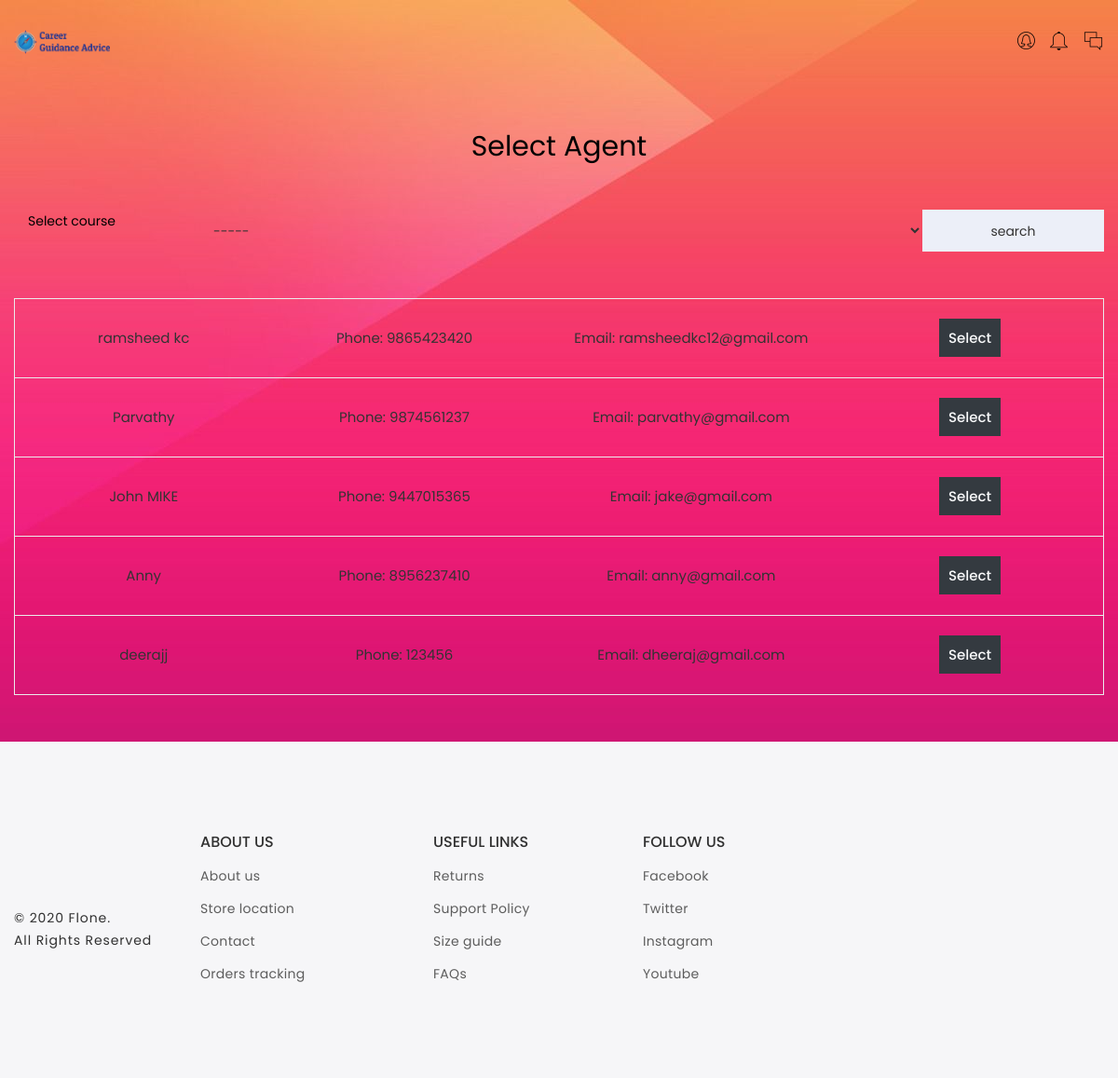
Screenshot of /counsellor-agent/select/agent/10/ (signed in) with the database file from the repository.
### accounts/models.py (models this page shows, shortened)
class AgencyDetail(models.Model):
    user = models.OneToOneField(UserAccounts, on_delete=models.CASCADE)
    name = models.CharField(max_length=255)
    phone = models.CharField(max_length=15)
    description = models.TextField(null=True, blank=True)
    courses = models.ManyToManyField(CourseModel)

class UserAccounts(AbstractUser):
    is_student = models.BooleanField(default=False, null=False)
    is_counsellor = models.BooleanField(default=False, null=False)
    is_agent = models.BooleanField(default=False, null=False)
    first_name = None
    last_name = None
    def get_role(self):
        if self.is_student:
            return "student"
        elif self.is_counsellor:
            return "counsellor"
        elif self.is_agent:
            return "agent"
        else:
            return "admin"

### counsellor_agent/views.py (the view)
# urls.py: path('select/agent/<int:score>/', views.select_agent, name = 'select_agent'),
@login_required
@user_passes_test(lambda u: u.is_counsellor)
def select_agent(request, score):
    course = request.GET.get("course")
    courses = CourseModel.objects.all()
    if course is None or course == "":
        agencies = AgencyDetail.objects.all()
    else:
        agencies = AgencyDetail.objects.filter(courses__id=course)
    return render(
        request, "counsellor_agent/select_agent.html", {"agencies": agencies, "courses": courses, "score": score}
    )

### exam/models.py (called while the page is built)
    def __str__(self):
        return self.name

### templates/counsellor_agent/select_agent.html (shortened to what this page needs)
{% extends 'base.html' %}
{% load static %}
{% block content %}
<div class="suppoer-area pb-50 pt-50">
    <div class="container">
        <h2 class="text-center mb-50">
            Select Agent</h2>
        <form>
            <div class="d-flex mb-50">
                <label class="col-2">Select course</label>
                <select name="course" class="col-8">
                    <option value="">-----</option>
                </select>
                <input type="submit" value="search" class="col-2">
            </div>
        </form>
        <div class="table-content table-responsive cart-table-content">
            <table>
                <tbody>
                    {% for item in agencies %}
                    <tr>
                        <td class="product-name">{{ item.name }}</td>
                        <td class="product-name">Phone: {{ item.phone }}</td>
                        <td class="product-name">Email: {{ item.user.email }}</td>
                        <td class="product-name">
                            <a class="bg-dark text-light mr-10" style="padding: 10px;" href="{% url 'counsellor_agent:select_agent_complete' score item.user.id %}">Select</a>
                        </td>
                    </tr>
                    {% endfor %}
                </tbody>
            </table>
        </div>
    </div>
</div>
{% endblock %}

### rows the page displays
AgencyDetail: name "ramsheed kc", phone "9865423420", user.email "ramsheedkc12@gmail.com"
AgencyDetail: name "Parvathy", phone "9874561237", user.email "parvathy@gmail.com"
AgencyDetail: name "John MIKE", phone "9447015365", user.email "jake@gmail.com"
AgencyDetail: name "Anny", phone "8956237410", user.email "anny@gmail.com"
AgencyDetail: name "deerajj", phone "123456", user.email "dheeraj@gmail.com"
